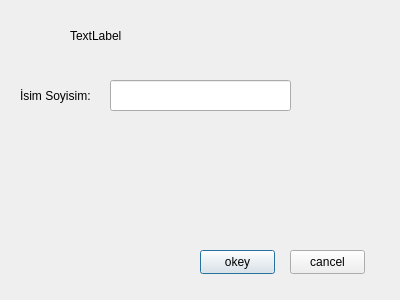
<?xml version="1.0" encoding="UTF-8"?>
<ui version="4.0">
 <class>DetailsDialog</class>
 <widget class="QDialog" name="DetailsDialog">
  <property name="geometry">
   <rect>
    <x>0</x>
    <y>0</y>
    <width>400</width>
    <height>300</height>
   </rect>
  </property>
  <property name="windowTitle">
   <string>Dialog</string>
  </property>
  <widget class="QLabel" name="label">
   <property name="geometry">
    <rect>
     <x>70</x>
     <y>20</y>
     <width>181</width>
     <height>31</height>
    </rect>
   </property>
   <property name="text">
    <string>TextLabel</string>
   </property>
  </widget>
  <widget class="QPushButton" name="pushButton_okey">
   <property name="geometry">
    <rect>
     <x>200</x>
     <y>250</y>
     <width>75</width>
     <height>24</height>
    </rect>
   </property>
   <property name="text">
    <string>okey</string>
   </property>
  </widget>
  <widget class="QPushButton" name="pushButton_cancel">
   <property name="geometry">
    <rect>
     <x>290</x>
     <y>250</y>
     <width>75</width>
     <height>24</height>
    </rect>
   </property>
   <property name="text">
    <string>cancel</string>
   </property>
  </widget>
  <widget class="QLineEdit" name="LineEdit">
   <property name="geometry">
    <rect>
     <x>110</x>
     <y>80</y>
     <width>181</width>
     <height>31</height>
    </rect>
   </property>
  </widget>
  <widget class="QLabel" name="label_statik">
   <property name="geometry">
    <rect>
     <x>20</x>
     <y>80</y>
     <width>81</width>
     <height>31</height>
    </rect>
   </property>
   <property name="text">
    <string>İsim Soyisim:</string>
   </property>
  </widget>
 </widget>
 <resources/>
 <connections/>
</ui>
